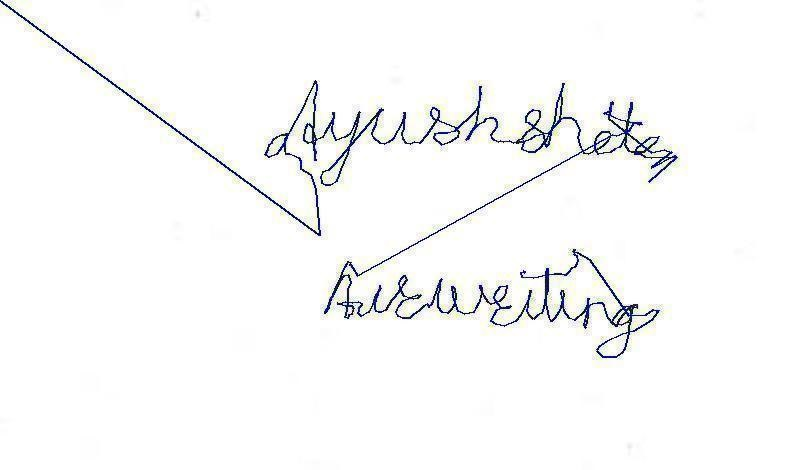
#> input picture Finger Writing/Background.jpg, 800 x 470 px
$ python appendimage.py
#> lines starting #> are read from the running program, lines starting #| are printed output that depends on the picture
# [17 lines of commented-out code are left out]

import cv2

image = cv2.imread('Background.jpg')
#> image is the input picture: shape (470, 800, 3); mean B, G, R 248.9, 249.1, 248.8

height = image.shape[0]
#> height = 470
width = image.shape[1]
#> width = 800

cv2.line(image, (20,10), (100,10), (255,0,0), 2)
cv2.line(image, (0,0), (width, height), (0,0,255), 12)
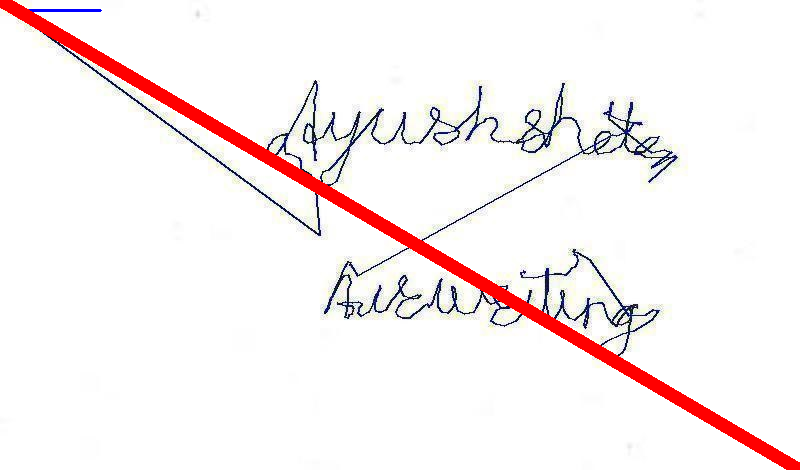
#> image: shape (470, 800, 3); mean B, G, R 241.2, 241.2, 249

cv2.imshow("Image", image)

cv2.waitKey(0)
cv2.destroyAllWindows()
